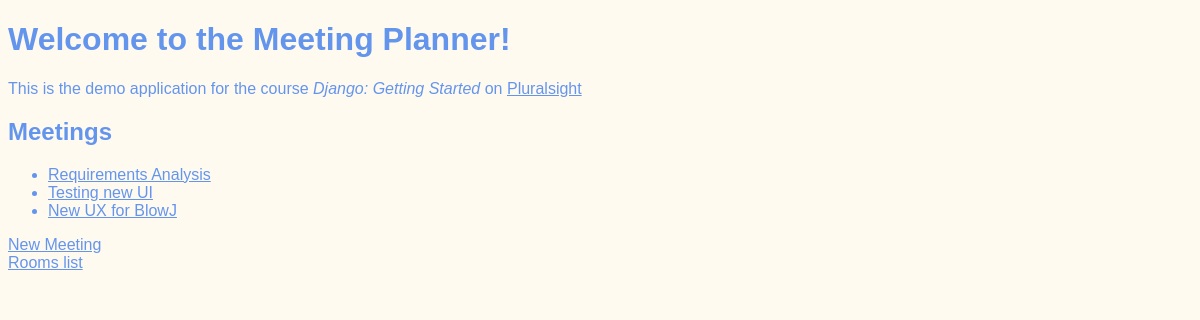
Before: / with the older database file.
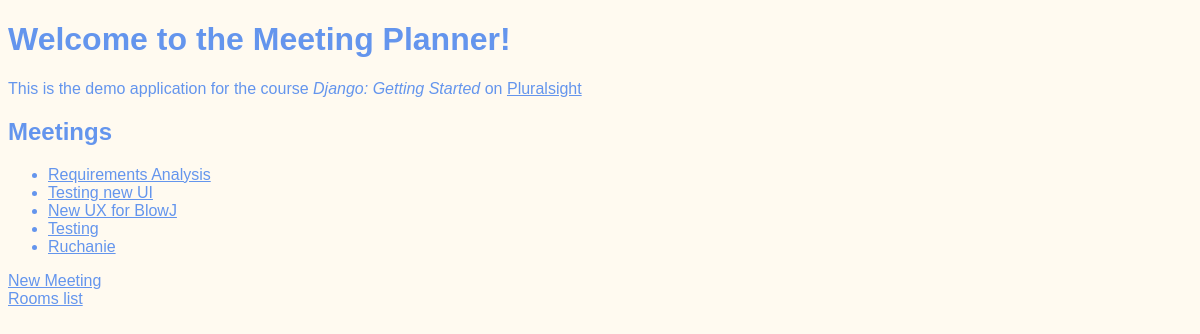
After: the same page with the newer database file.
### meetings/models.py (models this page shows, shortened)
class Meeting(models.Model):
    title = models.CharField(max_length=200)
    date = models.DateField()
    start_time = models.TimeField(default=time(9))
    duration = models.IntegerField(default=1)
    room = models.ForeignKey(MeetingRoom, on_delete=models.CASCADE)

### website/views.py (the view)
# urls.py: path('', welcome, name='welcome'),
def welcome(request):
    context = {
        "message": "This data was sent from the view to template",
        "meetings": Meeting.objects.all(),
    }
    return render(request, "website/welcome.html", context)

### website/templates/website/welcome.html (shortened to what this page needs)
{% extends 'base.html' %}
{% block content %}
    <h1>Welcome to the Meeting Planner!</h1>
    <p>
        This is the demo application for the course
        <em>Django: Getting Started</em>
        on <a href="https://www.pluralsight.com">Pluralsight</a>
    </p>
    <h2>Meetings</h2>
    <ul>
        {% for meeting in meetings %}
        <li>
            <a href="{% url 'detail' meeting.id %}">
                {{ meeting.title }}
            </a>
        </li>
        {% endfor %}
    </ul>
    <a href="{% url 'new' %}">New Meeting</a> <br>
    <a href="{% url 'rooms' %}">Rooms list</a>
{% endblock %}

Changed rows visible on the page:
added Meeting: title "Testing"
added Meeting: title "Ruchanie"
